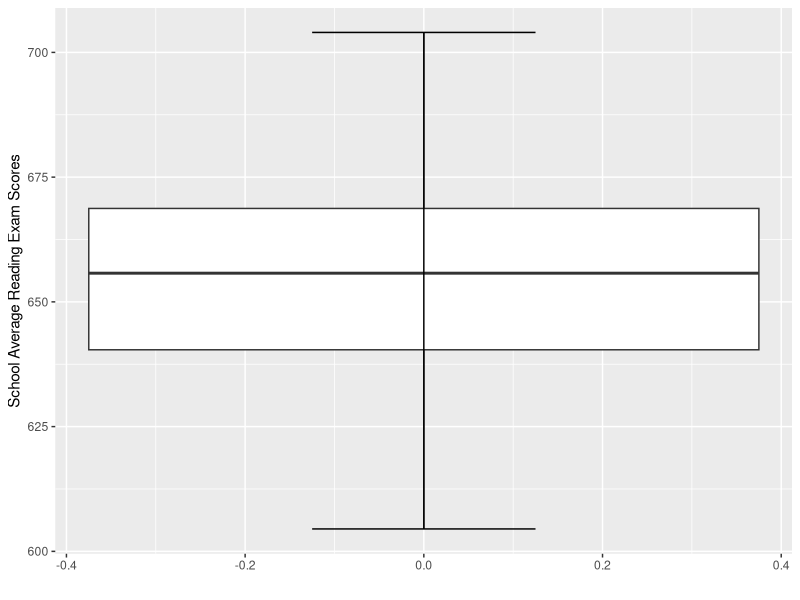
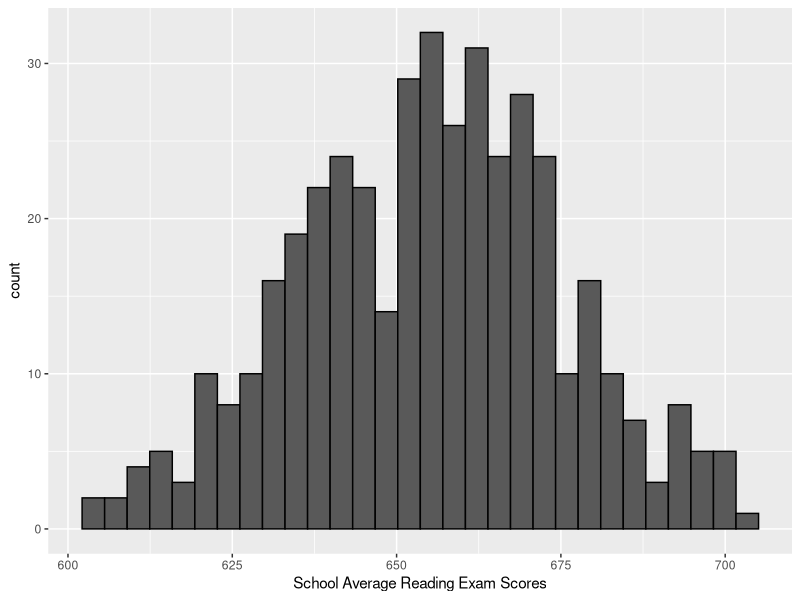
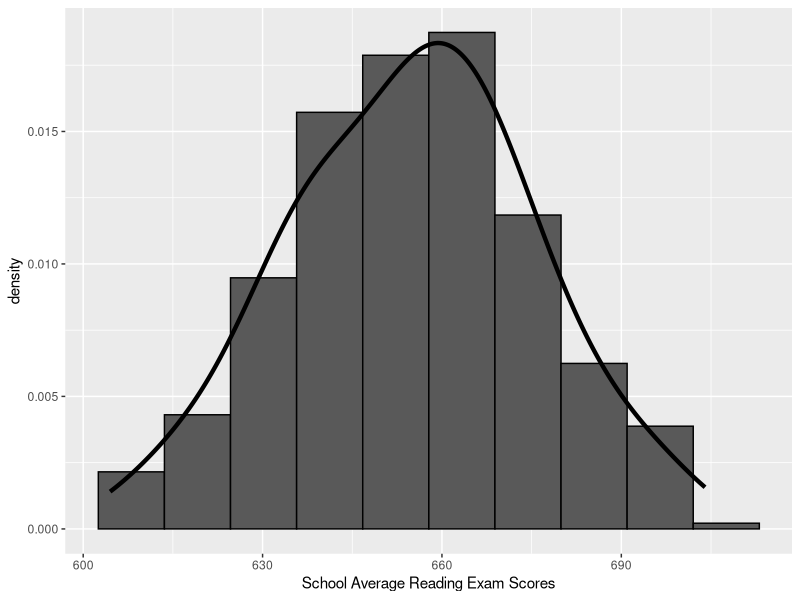

Generate these figures, in order, with R:
## ---- chunk 1
#| output: false
library(AER)
data("CASchools")
## ---- chunk 2
head(CASchools)
## ---- chunk 3
str(CASchools)
## ---- chunk 4
help("CASchools")
## ---- chunk 5
#| output: false
library(tidyverse)
CASchools_A2 <- as_tibble(CASchools)
## ---- chunk 6
class(CASchools_A2)
## ---- chunk 7
ggplot(CASchools_A2, aes(x=NULL, y=read)) + 
  geom_boxplot() + xlab("") + 
  ylab("School Average Reading Exam Scores") + 
  stat_boxplot(geom="errorbar", width=0.25)
## ---- chunk 8
ggplot(CASchools_A2, aes(x=read)) + 
  geom_histogram(col="black", bins=30) + 
  xlab("School Average Reading Exam Scores")
## ---- chunk 9
ggplot(CASchools_A2, aes(x=read)) + 
  geom_histogram(aes(y=..density..), bins=10, col="black") + 
  xlab("School Average Reading Exam Scores") +
  geom_density(size=1.5, adjust=1.5)
